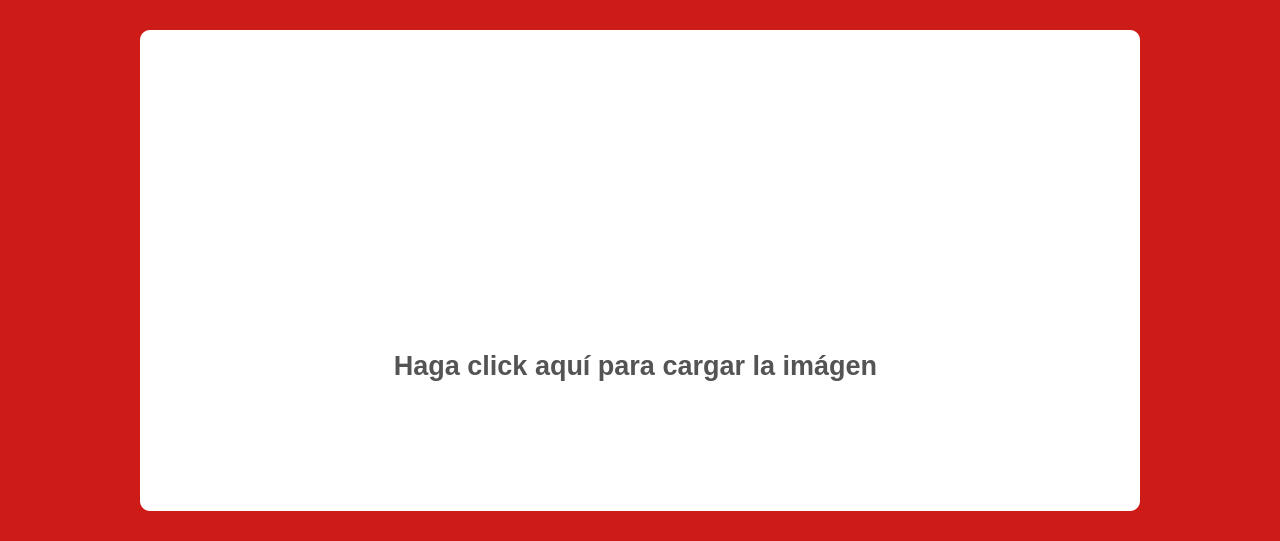
<?xml version="1.0" encoding="UTF-8"?>
<ui version="4.0">
 <class>Form</class>
 <widget class="QWidget" name="Form">
  <property name="geometry">
   <rect>
    <x>0</x>
    <y>0</y>
    <width>1280</width>
    <height>541</height>
   </rect>
  </property>
  <property name="windowTitle">
   <string>Form</string>
  </property>
  <widget class="QWidget" name="widget" native="true">
   <property name="geometry">
    <rect>
     <x>0</x>
     <y>0</y>
     <width>1280</width>
     <height>541</height>
    </rect>
   </property>
   <property name="styleSheet">
    <string notr="true">background-color: #CD1C18;
border: none;</string>
   </property>
   <widget class="QFrame" name="board_image">
    <property name="geometry">
     <rect>
      <x>140</x>
      <y>30</y>
      <width>1000</width>
      <height>481</height>
     </rect>
    </property>
    <property name="cursor">
     <cursorShape>PointingHandCursor</cursorShape>
    </property>
    <property name="styleSheet">
     <string notr="true">background-color: #FFFFFF;
border-radius: 10px;</string>
    </property>
    <property name="frameShape">
     <enum>QFrame::Shape::StyledPanel</enum>
    </property>
    <property name="frameShadow">
     <enum>QFrame::Shadow::Raised</enum>
    </property>
    <widget class="QLabel" name="image_icon">
     <property name="geometry">
      <rect>
       <x>450</x>
       <y>160</y>
       <width>100</width>
       <height>100</height>
      </rect>
     </property>
     <property name="cursor">
      <cursorShape>PointingHandCursor</cursorShape>
     </property>
     <property name="text">
      <string/>
     </property>
     <property name="pixmap">
      <pixmap resource="../resources.qrc">:/resources/resources/icons/image-loader.png</pixmap>
     </property>
     <property name="scaledContents">
      <bool>true</bool>
     </property>
    </widget>
    <widget class="QLabel" name="label_2">
     <property name="geometry">
      <rect>
       <x>160</x>
       <y>310</y>
       <width>671</width>
       <height>51</height>
      </rect>
     </property>
     <property name="palette">
      <palette>
       <active>
        <colorrole role="WindowText">
         <brush brushstyle="SolidPattern">
          <color alpha="255">
           <red>84</red>
           <green>84</green>
           <blue>84</blue>
          </color>
         </brush>
        </colorrole>
        <colorrole role="Button">
         <brush brushstyle="SolidPattern">
          <color alpha="255">
           <red>255</red>
           <green>255</green>
           <blue>255</blue>
          </color>
         </brush>
        </colorrole>
        <colorrole role="Light">
         <brush brushstyle="SolidPattern">
          <color alpha="255">
           <red>0</red>
           <green>0</green>
           <blue>0</blue>
          </color>
         </brush>
        </colorrole>
        <colorrole role="Midlight">
         <brush brushstyle="SolidPattern">
          <color alpha="255">
           <red>0</red>
           <green>0</green>
           <blue>0</blue>
          </color>
         </brush>
        </colorrole>
        <colorrole role="Dark">
         <brush brushstyle="SolidPattern">
          <color alpha="255">
           <red>0</red>
           <green>0</green>
           <blue>0</blue>
          </color>
         </brush>
        </colorrole>
        <colorrole role="Mid">
         <brush brushstyle="SolidPattern">
          <color alpha="255">
           <red>0</red>
           <green>0</green>
           <blue>0</blue>
          </color>
         </brush>
        </colorrole>
        <colorrole role="Text">
         <brush brushstyle="SolidPattern">
          <color alpha="255">
           <red>255</red>
           <green>255</green>
           <blue>255</blue>
          </color>
         </brush>
        </colorrole>
        <colorrole role="BrightText">
         <brush brushstyle="SolidPattern">
          <color alpha="255">
           <red>255</red>
           <green>255</green>
           <blue>255</blue>
          </color>
         </brush>
        </colorrole>
        <colorrole role="ButtonText">
         <brush brushstyle="SolidPattern">
          <color alpha="255">
           <red>255</red>
           <green>255</green>
           <blue>255</blue>
          </color>
         </brush>
        </colorrole>
        <colorrole role="Base">
         <brush brushstyle="SolidPattern">
          <color alpha="255">
           <red>255</red>
           <green>255</green>
           <blue>255</blue>
          </color>
         </brush>
        </colorrole>
        <colorrole role="Window">
         <brush brushstyle="SolidPattern">
          <color alpha="255">
           <red>255</red>
           <green>255</green>
           <blue>255</blue>
          </color>
         </brush>
        </colorrole>
        <colorrole role="Shadow">
         <brush brushstyle="SolidPattern">
          <color alpha="255">
           <red>0</red>
           <green>0</green>
           <blue>0</blue>
          </color>
         </brush>
        </colorrole>
        <colorrole role="AlternateBase">
         <brush brushstyle="SolidPattern">
          <color alpha="255">
           <red>0</red>
           <green>0</green>
           <blue>0</blue>
          </color>
         </brush>
        </colorrole>
        <colorrole role="ToolTipBase">
         <brush brushstyle="SolidPattern">
          <color alpha="255">
           <red>255</red>
           <green>255</green>
           <blue>220</blue>
          </color>
         </brush>
        </colorrole>
        <colorrole role="ToolTipText">
         <brush brushstyle="SolidPattern">
          <color alpha="255">
           <red>0</red>
           <green>0</green>
           <blue>0</blue>
          </color>
         </brush>
        </colorrole>
        <colorrole role="PlaceholderText">
         <brush brushstyle="SolidPattern">
          <color alpha="127">
           <red>255</red>
           <green>255</green>
           <blue>255</blue>
          </color>
         </brush>
        </colorrole>
        <colorrole role="Accent">
         <brush brushstyle="SolidPattern">
          <color alpha="255">
           <red>0</red>
           <green>0</green>
           <blue>0</blue>
          </color>
         </brush>
        </colorrole>
       </active>
       <inactive>
        <colorrole role="WindowText">
         <brush brushstyle="SolidPattern">
          <color alpha="255">
           <red>84</red>
           <green>84</green>
           <blue>84</blue>
          </color>
         </brush>
        </colorrole>
        <colorrole role="Button">
         <brush brushstyle="SolidPattern">
          <color alpha="255">
           <red>255</red>
           <green>255</green>
           <blue>255</blue>
          </color>
         </brush>
        </colorrole>
        <colorrole role="Light">
         <brush brushstyle="SolidPattern">
          <color alpha="255">
           <red>0</red>
           <green>0</green>
           <blue>0</blue>
          </color>
         </brush>
        </colorrole>
        <colorrole role="Midlight">
         <brush brushstyle="SolidPattern">
          <color alpha="255">
           <red>0</red>
           <green>0</green>
           <blue>0</blue>
          </color>
         </brush>
        </colorrole>
        <colorrole role="Dark">
         <brush brushstyle="SolidPattern">
          <color alpha="255">
           <red>0</red>
           <green>0</green>
           <blue>0</blue>
          </color>
         </brush>
        </colorrole>
        <colorrole role="Mid">
         <brush brushstyle="SolidPattern">
          <color alpha="255">
           <red>0</red>
           <green>0</green>
           <blue>0</blue>
          </color>
         </brush>
        </colorrole>
        <colorrole role="Text">
         <brush brushstyle="SolidPattern">
          <color alpha="255">
           <red>255</red>
           <green>255</green>
           <blue>255</blue>
          </color>
         </brush>
        </colorrole>
        <colorrole role="BrightText">
         <brush brushstyle="SolidPattern">
          <color alpha="255">
           <red>255</red>
           <green>255</green>
           <blue>255</blue>
          </color>
         </brush>
        </colorrole>
        <colorrole role="ButtonText">
         <brush brushstyle="SolidPattern">
          <color alpha="255">
           <red>255</red>
           <green>255</green>
           <blue>255</blue>
          </color>
         </brush>
        </colorrole>
        <colorrole role="Base">
         <brush brushstyle="SolidPattern">
          <color alpha="255">
           <red>255</red>
           <green>255</green>
           <blue>255</blue>
          </color>
         </brush>
        </colorrole>
        <colorrole role="Window">
         <brush brushstyle="SolidPattern">
          <color alpha="255">
           <red>255</red>
           <green>255</green>
           <blue>255</blue>
          </color>
         </brush>
        </colorrole>
        <colorrole role="Shadow">
         <brush brushstyle="SolidPattern">
          <color alpha="255">
           <red>0</red>
           <green>0</green>
           <blue>0</blue>
          </color>
         </brush>
        </colorrole>
        <colorrole role="AlternateBase">
         <brush brushstyle="SolidPattern">
          <color alpha="255">
           <red>0</red>
           <green>0</green>
           <blue>0</blue>
          </color>
         </brush>
        </colorrole>
        <colorrole role="ToolTipBase">
         <brush brushstyle="SolidPattern">
          <color alpha="255">
           <red>255</red>
           <green>255</green>
           <blue>220</blue>
          </color>
         </brush>
        </colorrole>
        <colorrole role="ToolTipText">
         <brush brushstyle="SolidPattern">
          <color alpha="255">
           <red>0</red>
           <green>0</green>
           <blue>0</blue>
          </color>
         </brush>
        </colorrole>
        <colorrole role="PlaceholderText">
         <brush brushstyle="SolidPattern">
          <color alpha="127">
           <red>255</red>
           <green>255</green>
           <blue>255</blue>
          </color>
         </brush>
        </colorrole>
        <colorrole role="Accent">
         <brush brushstyle="SolidPattern">
          <color alpha="255">
           <red>0</red>
           <green>0</green>
           <blue>0</blue>
          </color>
         </brush>
        </colorrole>
       </inactive>
       <disabled>
        <colorrole role="WindowText">
         <brush brushstyle="SolidPattern">
          <color alpha="255">
           <red>84</red>
           <green>84</green>
           <blue>84</blue>
          </color>
         </brush>
        </colorrole>
        <colorrole role="Button">
         <brush brushstyle="SolidPattern">
          <color alpha="255">
           <red>255</red>
           <green>255</green>
           <blue>255</blue>
          </color>
         </brush>
        </colorrole>
        <colorrole role="Light">
         <brush brushstyle="SolidPattern">
          <color alpha="255">
           <red>0</red>
           <green>0</green>
           <blue>0</blue>
          </color>
         </brush>
        </colorrole>
        <colorrole role="Midlight">
         <brush brushstyle="SolidPattern">
          <color alpha="255">
           <red>0</red>
           <green>0</green>
           <blue>0</blue>
          </color>
         </brush>
        </colorrole>
        <colorrole role="Dark">
         <brush brushstyle="SolidPattern">
          <color alpha="255">
           <red>0</red>
           <green>0</green>
           <blue>0</blue>
          </color>
         </brush>
        </colorrole>
        <colorrole role="Mid">
         <brush brushstyle="SolidPattern">
          <color alpha="255">
           <red>0</red>
           <green>0</green>
           <blue>0</blue>
          </color>
         </brush>
        </colorrole>
        <colorrole role="Text">
         <brush brushstyle="SolidPattern">
          <color alpha="255">
           <red>0</red>
           <green>0</green>
           <blue>0</blue>
          </color>
         </brush>
        </colorrole>
        <colorrole role="BrightText">
         <brush brushstyle="SolidPattern">
          <color alpha="255">
           <red>255</red>
           <green>255</green>
           <blue>255</blue>
          </color>
         </brush>
        </colorrole>
        <colorrole role="ButtonText">
         <brush brushstyle="SolidPattern">
          <color alpha="255">
           <red>0</red>
           <green>0</green>
           <blue>0</blue>
          </color>
         </brush>
        </colorrole>
        <colorrole role="Base">
         <brush brushstyle="SolidPattern">
          <color alpha="255">
           <red>255</red>
           <green>255</green>
           <blue>255</blue>
          </color>
         </brush>
        </colorrole>
        <colorrole role="Window">
         <brush brushstyle="SolidPattern">
          <color alpha="255">
           <red>255</red>
           <green>255</green>
           <blue>255</blue>
          </color>
         </brush>
        </colorrole>
        <colorrole role="Shadow">
         <brush brushstyle="SolidPattern">
          <color alpha="255">
           <red>0</red>
           <green>0</green>
           <blue>0</blue>
          </color>
         </brush>
        </colorrole>
        <colorrole role="AlternateBase">
         <brush brushstyle="SolidPattern">
          <color alpha="255">
           <red>0</red>
           <green>0</green>
           <blue>0</blue>
          </color>
         </brush>
        </colorrole>
        <colorrole role="ToolTipBase">
         <brush brushstyle="SolidPattern">
          <color alpha="255">
           <red>255</red>
           <green>255</green>
           <blue>220</blue>
          </color>
         </brush>
        </colorrole>
        <colorrole role="ToolTipText">
         <brush brushstyle="SolidPattern">
          <color alpha="255">
           <red>0</red>
           <green>0</green>
           <blue>0</blue>
          </color>
         </brush>
        </colorrole>
        <colorrole role="PlaceholderText">
         <brush brushstyle="SolidPattern">
          <color alpha="127">
           <red>0</red>
           <green>0</green>
           <blue>0</blue>
          </color>
         </brush>
        </colorrole>
        <colorrole role="Accent">
         <brush brushstyle="SolidPattern">
          <color alpha="255">
           <red>0</red>
           <green>0</green>
           <blue>0</blue>
          </color>
         </brush>
        </colorrole>
       </disabled>
      </palette>
     </property>
     <property name="font">
      <font>
       <pointsize>20</pointsize>
       <bold>true</bold>
      </font>
     </property>
     <property name="text">
      <string>Haga click aquí para cargar la imágen</string>
     </property>
     <property name="alignment">
      <set>Qt::AlignmentFlag::AlignCenter</set>
     </property>
    </widget>
   </widget>
  </widget>
 </widget>
 <resources>
  <include location="../resources.qrc"/>
 </resources>
 <connections/>
</ui>
